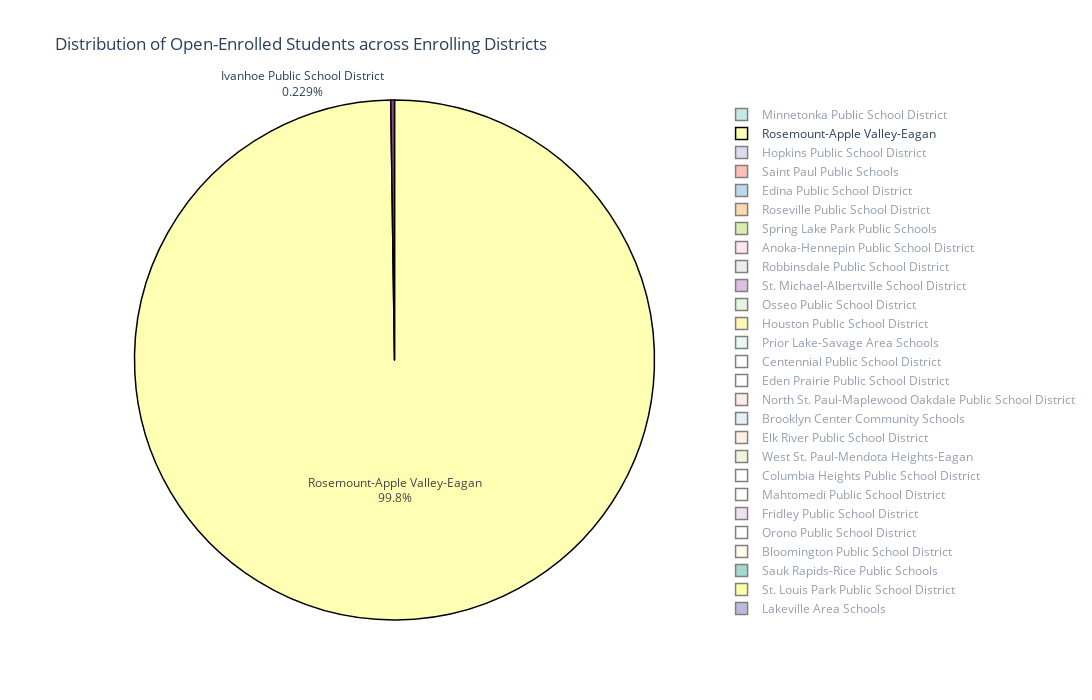

The cell this chart's notebook holds for it:
### Code cell
fig3 = px.pie(grouped_df, 
              names='Enrolling District', 
              values='Count of Open Enrolled',
              title='Distribution of Open-Enrolled Students across Enrolling Districts',
              color_discrete_sequence=px.colors.qualitative.Set3,  # Using a different color set
              width=1200, 
              height=700)

# Adding hover information and updating layout
fig3.update_traces(textinfo='percent+label', 
                   hoverinfo='label+percent+value', 
                   marker=dict(line=dict(color='#000000', width=1.5)))

### Figure 1 — Plotly figure (JSON) as saved in the notebook; plotly's stock layout.template omitted (floating-point values rounded to 4 significant figures; data arrays with more than 128 entries replaced by an {"elided": "..."} marker saying what was removed)
{"data": [{"domain": {"x": [0, 1], "y": [0, 1]}, "hoverinfo": "label+percent+value", "hovertemplate": "Enrolling District=%{label}<br>Count of Open Enrolled=%{value}<extra></extra>", "labels": {"elided": "326 mixed values"}, "legendgroup": "", "marker": {"line": {"color": "#000000", "width": 1.5}}, "name": "", "showlegend": true, "textinfo": "percent+label", "type": "pie", "values": {"elided": "326 int values"}}], "layout": {"height": 700, "hiddenlabels": {"elided": "324 str values"}, "legend": {"tracegroupgap": 0}, "piecolorway": ["rgb(141,211,199)", "rgb(255,255,179)", "rgb(190,186,218)", "rgb(251,128,114)", "rgb(128,177,211)", "rgb(253,180,98)", "rgb(179,222,105)", "rgb(252,205,229)", "rgb(217,217,217)", "rgb(188,128,189)", "rgb(204,235,197)", "rgb(255,237,111)"], "title": {"text": "Distribution of Open-Enrolled Students across Enrolling Districts"}, "width": 1200}}
